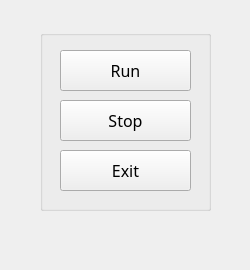
<?xml version="1.0" encoding="UTF-8"?>
<ui version="4.0">
 <class>MainWindow</class>
 <widget class="QMainWindow" name="MainWindow">
  <property name="geometry">
   <rect>
    <x>0</x>
    <y>0</y>
    <width>250</width>
    <height>270</height>
   </rect>
  </property>
  <property name="minimumSize">
   <size>
    <width>250</width>
    <height>270</height>
   </size>
  </property>
  <property name="maximumSize">
   <size>
    <width>250</width>
    <height>270</height>
   </size>
  </property>
  <property name="font">
   <font>
    <family>思源黑体</family>
    <pointsize>12</pointsize>
   </font>
  </property>
  <property name="windowTitle">
   <string>电梯模拟程序 by ELE GROUP</string>
  </property>
  <property name="windowOpacity">
   <double>1.000000000000000</double>
  </property>
  <widget class="QWidget" name="centralWidget">
   <widget class="QGroupBox" name="groupBox_2">
    <property name="geometry">
     <rect>
      <x>40</x>
      <y>30</y>
      <width>171</width>
      <height>181</height>
     </rect>
    </property>
    <property name="title">
     <string/>
    </property>
    <widget class="QPushButton" name="pushButton_run">
     <property name="geometry">
      <rect>
       <x>20</x>
       <y>20</y>
       <width>131</width>
       <height>41</height>
      </rect>
     </property>
     <property name="text">
      <string>Run</string>
     </property>
    </widget>
    <widget class="QPushButton" name="pushButton_stop">
     <property name="geometry">
      <rect>
       <x>20</x>
       <y>70</y>
       <width>131</width>
       <height>41</height>
      </rect>
     </property>
     <property name="text">
      <string>Stop</string>
     </property>
    </widget>
    <widget class="QPushButton" name="pushButton_exit">
     <property name="geometry">
      <rect>
       <x>20</x>
       <y>120</y>
       <width>131</width>
       <height>41</height>
      </rect>
     </property>
     <property name="text">
      <string>Exit</string>
     </property>
    </widget>
   </widget>
  </widget>
 </widget>
 <layoutdefault spacing="6" margin="11"/>
 <resources/>
 <connections/>
</ui>
